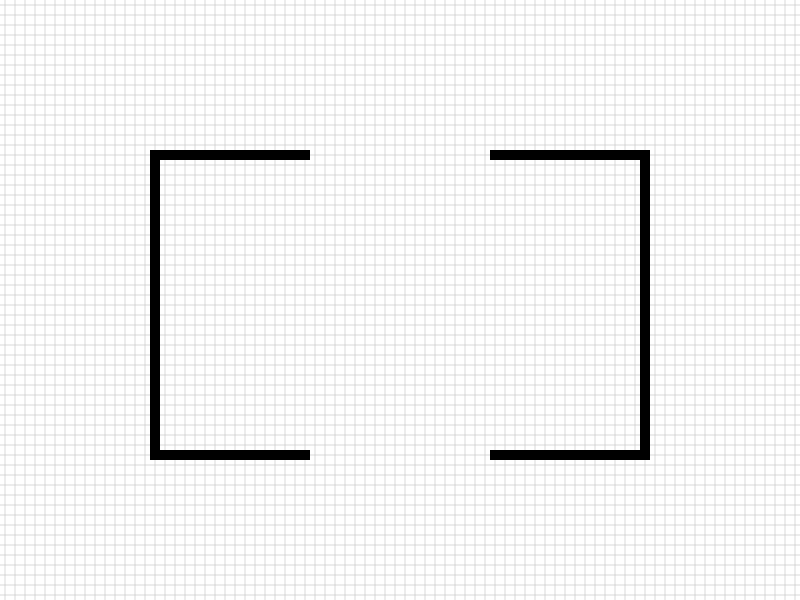

A level layout from a 2D game, rendered from its tile map. Below: a short description, then the map file with tile-grid data replaced by summaries:
An orthogonal 80x60 tile map with 10x10 px tiles, 2 tile layers (bg, walls) and 3 objects (2x light, player).

<map version="1.0" orientation="orthogonal" renderorder="right-down" width="80" height="60" tilewidth="10" tileheight="10" nextobjectid="10">
 <tileset firstgid="1" name="tiles_v2" tilewidth="10" tileheight="10" tilecount="6" columns="6">
  <image source="tiles_v2.png" width="60" height="10" />
 </tileset>
 <layer name="bg" width="80" height="60">
  <data>[4800 cells, 4800 non-empty, 1 distinct tile ids]</data>
 </layer>
 <layer name="walls" width="80" height="60">
  <data>[4800 cells, 122 non-empty, 1 distinct tile ids]</data>
 </layer>
 <objectgroup name="player">
  <object id="3" name="player" gid="1" x="400" y="310" width="10" height="10" />
 </objectgroup>
 <objectgroup name="lights">
  <object id="6" name="light" gid="4" x="399" y="433.833" width="10" height="10">
   <properties>
    <property name="color" type="color" value="#ff00aeff" />
    <property name="radius" type="int" value="200" />
   </properties>
  </object>
  <object id="7" name="light" gid="4" x="404.5" y="166.5" width="10" height="10" rotation="90">
   <properties>
    <property name="color" type="color" value="#ffbf00ff" />
    <property name="radius" type="int" value="200" />
   </properties>
  </object>
 </objectgroup>
</map>
